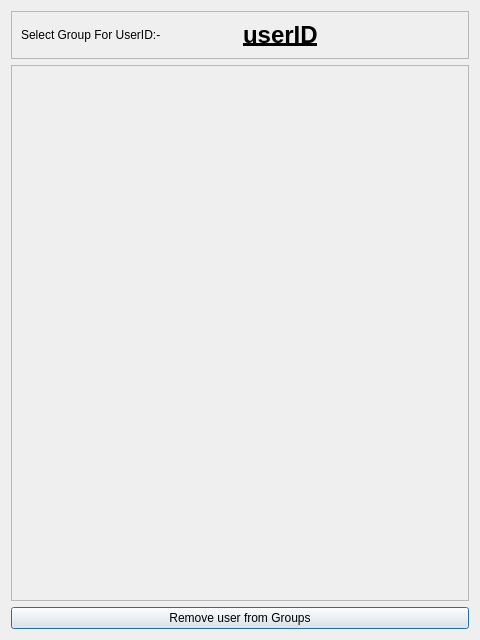
<?xml version="1.0" encoding="UTF-8"?>
<ui version="4.0">
 <class>UpdateUserGroup</class>
 <widget class="QDialog" name="UpdateUserGroup">
  <property name="geometry">
   <rect>
    <x>0</x>
    <y>0</y>
    <width>480</width>
    <height>640</height>
   </rect>
  </property>
  <property name="windowTitle">
   <string>Dialog</string>
  </property>
  <layout class="QVBoxLayout" name="verticalLayout">
   <item>
    <widget class="QFrame" name="frame">
     <property name="frameShape">
      <enum>QFrame::StyledPanel</enum>
     </property>
     <property name="frameShadow">
      <enum>QFrame::Raised</enum>
     </property>
     <layout class="QHBoxLayout" name="horizontalLayout">
      <item>
       <widget class="QLabel" name="label">
        <property name="text">
         <string>Select Group For UserID:-</string>
        </property>
       </widget>
      </item>
      <item>
       <widget class="QLabel" name="selectedIDLabel">
        <property name="font">
         <font>
          <pointsize>18</pointsize>
          <bold>true</bold>
          <underline>true</underline>
          <strikeout>false</strikeout>
         </font>
        </property>
        <property name="text">
         <string>userID</string>
        </property>
       </widget>
      </item>
     </layout>
    </widget>
   </item>
   <item>
    <widget class="QScrollArea" name="scrollArea">
     <property name="widgetResizable">
      <bool>true</bool>
     </property>
     <widget class="QWidget" name="scrollAreaWidgetContents">
      <property name="geometry">
       <rect>
        <x>0</x>
        <y>0</y>
        <width>456</width>
        <height>509</height>
       </rect>
      </property>
     </widget>
    </widget>
   </item>
   <item>
    <widget class="QPushButton" name="addToGroup">
     <property name="text">
      <string>Remove user from Groups</string>
     </property>
    </widget>
   </item>
  </layout>
 </widget>
 <resources/>
 <connections/>
</ui>
